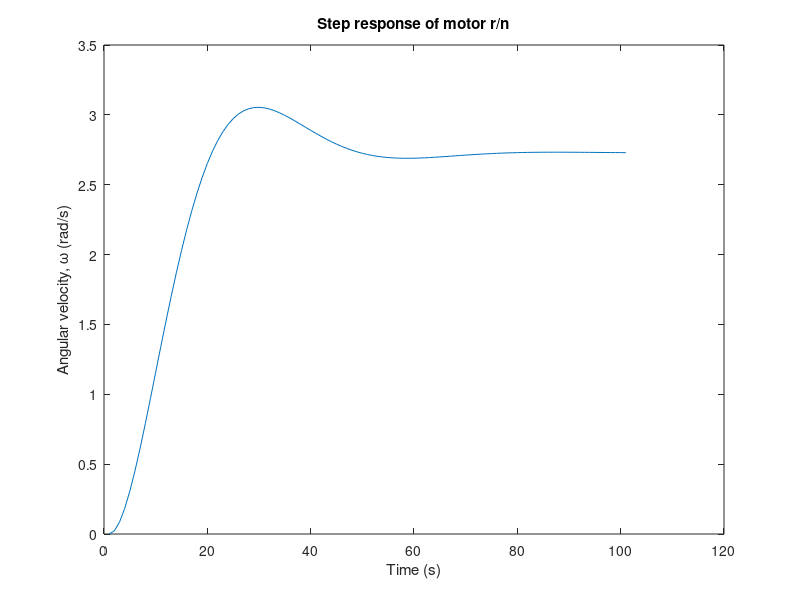
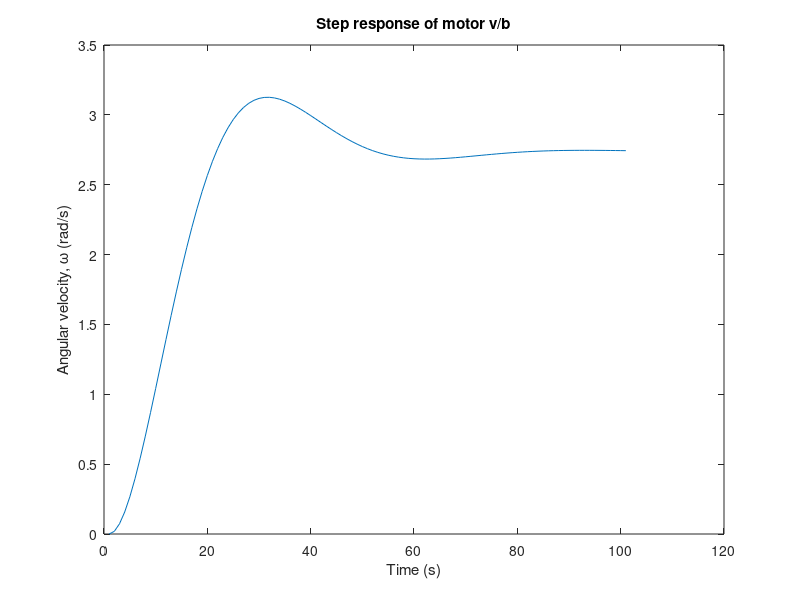

The MATLAB script that drew these images, in order:
%MOTOR ROJO/NEGRO
K1=0.29;
R1=1.11;
L1=286e-6;
J1=19.3e-6;
B1=0.02;

Num1=[K1];
Den1=[L1*J1 R1*J1+B1*L1 B1*R1+K1^2];
TF_R_N= tf(Num1, Den1);
figure(1)
plot(step(TF_R_N))
title('Step response of motor r/n');
ylabel('Angular velocity, \omega (rad/s)');
xlabel('Time (s)');

%MOTOR VERDE/BLANCO

K2=0.29;
R2=1.09;
L2=339e-6;
J2=19.3e-6;
B2=0.02;

Num2=[K2];
Den2=[L2*J2 (R2*J2+L2*B2) B2*R2+K2^2];
TF_V_B= tf(Num2, Den2);
figure(2)
plot(step(TF_V_B))
title('Step response of motor v/b');
ylabel('Angular velocity, \omega (rad/s)');
xlabel('Time (s)');